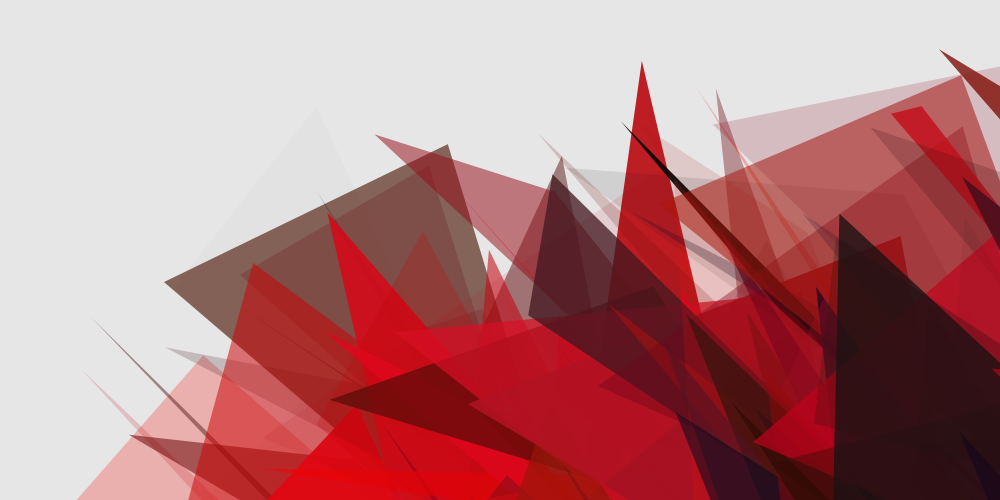
Frame 1 (no input)
Frame 60 (the mouse pressed at the canvas centre just before this capture): identical to frame 1, image omitted
Frame 120 (the mouse held since frame 60 and released just before this capture): identical to frame 1, image omitted

The Processing sketch that drew this single still picture (run headless with seeded random() and noise(); from frame 60 on, the mouse is pressed at the canvas centre):

// Processing sketch: processing_32373
// ── processing_32373.pde


int patternSeperationX = 55;
int patternSeperationY = 55;
   
float position = 1.001;
float trans = 255;
  
void setup(){
  size(1000,500);
background (230);
     
  for(int i = 0; i < width/patternSeperationX; i++){
      for(int j = 0; j < height/patternSeperationY; j++){
        pushMatrix();
        translate(i*patternSeperationX, j*patternSeperationY);
        yourFunction();
        popMatrix();
      }
  }
     
}
   
   
void draw()
{

}
   
   
void yourFunction(){
     
  noStroke ();
  fill (random (0,255),random (1,23), random (2, 40), random (1, trans));
  triangle (random(0,500),random (10,500),random (20,500),random(0,500),550,550);
  smooth();
  position = position * 1.001;
  trans = trans - 0.1;
  
}
